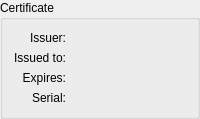
           <widget class="QGroupBox" name="groupBox_ssl_certificate">
            <property name="sizePolicy">
             <sizepolicy hsizetype="Expanding" vsizetype="Preferred">
              <horstretch>0</horstretch>
              <verstretch>0</verstretch>
             </sizepolicy>
            </property>
            <property name="title">
             <string>Certificate</string>
            </property>
            <layout class="QGridLayout" name="gridLayout_groupBox_ssl_certificate" columnstretch="0,1">
             <item row="0" column="0">
              <widget class="QLabel" name="label">
               <property name="layoutDirection">
                <enum>Qt::LeftToRight</enum>
               </property>
               <property name="text">
                <string>Issuer:</string>
               </property>
               <property name="alignment">
                <set>Qt::AlignRight|Qt::AlignTrailing|Qt::AlignVCenter</set>
               </property>
              </widget>
             </item>
             <item row="0" column="1">
              <widget class="QLabel" name="ssl_issuer_label">
               <property name="text">
                <string/>
               </property>
              </widget>
             </item>
             <item row="1" column="0">
              <widget class="QLabel" name="label_2">
               <property name="text">
                <string>Issued to:</string>
               </property>
               <property name="alignment">
                <set>Qt::AlignRight|Qt::AlignTrailing|Qt::AlignVCenter</set>
               </property>
              </widget>
             </item>
             <item row="1" column="1">
              <widget class="QLabel" name="ssl_issued_label">
               <property name="text">
                <string/>
               </property>
              </widget>
             </item>
             <item row="2" column="0">
              <widget class="QLabel" name="label_3">
               <property name="text">
                <string>Expires:</string>
               </property>
               <property name="alignment">
                <set>Qt::AlignRight|Qt::AlignTrailing|Qt::AlignVCenter</set>
               </property>
              </widget>
             </item>
             <item row="2" column="1">
              <widget class="QLabel" name="ssl_expires_label">
               <property name="text">
                <string/>
               </property>
              </widget>
             </item>
             <item row="3" column="0">
              <widget class="QLabel" name="label_7">
               <property name="text">
                <string>Serial:</string>
               </property>
               <property name="alignment">
                <set>Qt::AlignRight|Qt::AlignTrailing|Qt::AlignVCenter</set>
               </property>
              </widget>
             </item>
             <item row="3" column="1">
              <widget class="QLabel" name="ssl_serial_label">
               <property name="text">
                <string/>
               </property>
              </widget>
             </item>
            </layout>
           </widget>
